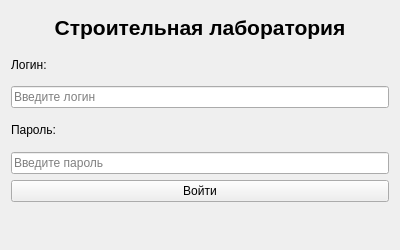
<?xml version="1.0" encoding="UTF-8"?>
<ui version="4.0">
 <class>LoginWindow</class>
 <widget class="QWidget" name="LoginWindow">
  <property name="geometry">
   <rect>
    <x>0</x>
    <y>0</y>
    <width>400</width>
    <height>250</height>
   </rect>
  </property>
  <property name="windowTitle">
   <string>Авторизация</string>
  </property>
  <layout class="QVBoxLayout" name="verticalLayout">
   <item>
    <widget class="QLabel" name="titleLabel">
     <property name="text">
      <string>Строительная лаборатория</string>
     </property>
     <property name="alignment">
      <set>Qt::AlignCenter</set>
     </property>
     <property name="font">
      <font>
       <pointsize>16</pointsize>
       <bold>true</bold>
      </font>
     </property>
    </widget>
   </item>
   <item>
    <widget class="QLabel" name="loginLabel">
     <property name="text">
      <string>Логин:</string>
     </property>
    </widget>
   </item>
   <item>
    <widget class="QLineEdit" name="loginEdit">
     <property name="placeholderText">
      <string>Введите логин</string>
     </property>
    </widget>
   </item>
   <item>
    <widget class="QLabel" name="passwordLabel">
     <property name="text">
      <string>Пароль:</string>
     </property>
    </widget>
   </item>
   <item>
    <widget class="QLineEdit" name="passwordEdit">
     <property name="echoMode">
      <enum>QLineEdit::Password</enum>
     </property>
     <property name="placeholderText">
      <string>Введите пароль</string>
     </property>
    </widget>
   </item>
   <item>
    <widget class="QPushButton" name="loginButton">
     <property name="text">
      <string>Войти</string>
     </property>
    </widget>
   </item>
   <item>
    <widget class="QLabel" name="errorLabel">
     <property name="text">
      <string/>
     </property>
     <property name="styleSheet">
      <string>color: red;</string>
     </property>
     <property name="wordWrap">
      <bool>true</bool>
     </property>
    </widget>
   </item>
  </layout>
 </widget>
 <resources/>
 <connections/>
</ui>
